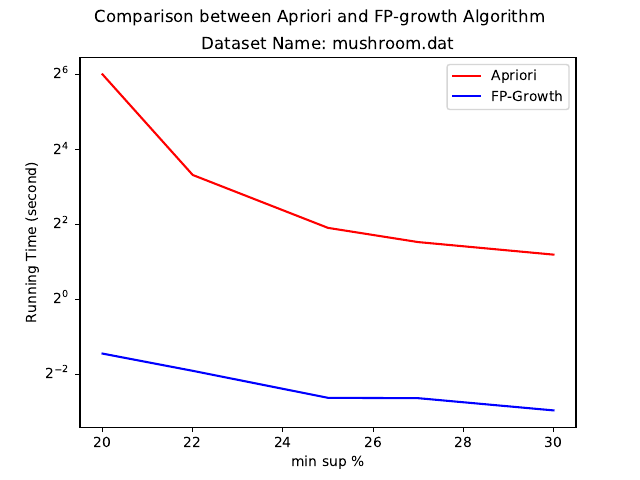

Here is the Python script that generated this plot:
from matplotlib import pyplot as plt
import numpy as np


###tobechanged
x = [20,22,25,27,30]
Apriori = [63.888738,9.942417000000,3.737537,2.873665000000,2.278852]
FP_growth = [0.365368000,0.26565900000,0.161234000,0.160174000000,0.127769000]

plt.plot(x, Apriori, color='r', label='Apriori')
plt.plot(x, FP_growth, color='b', label='FP-Growth')

plt.ylabel('Running Time (second)')
plt.xlabel('min sup %')


plt.suptitle('Comparison between Apriori and FP-growth Algorithm')
plt.title('Dataset Name: mushroom.dat')
plt.legend(loc='upper right')

plt.yscale('log',basey = 2)

###tobechanged
plt.savefig('mushroom.pdf')
plt.savefig('mushroom.png')

# plt.yticks(Apriori+FP_growth,Apriori+FP_growth)
plt.xticks(x,x)



plt.show()